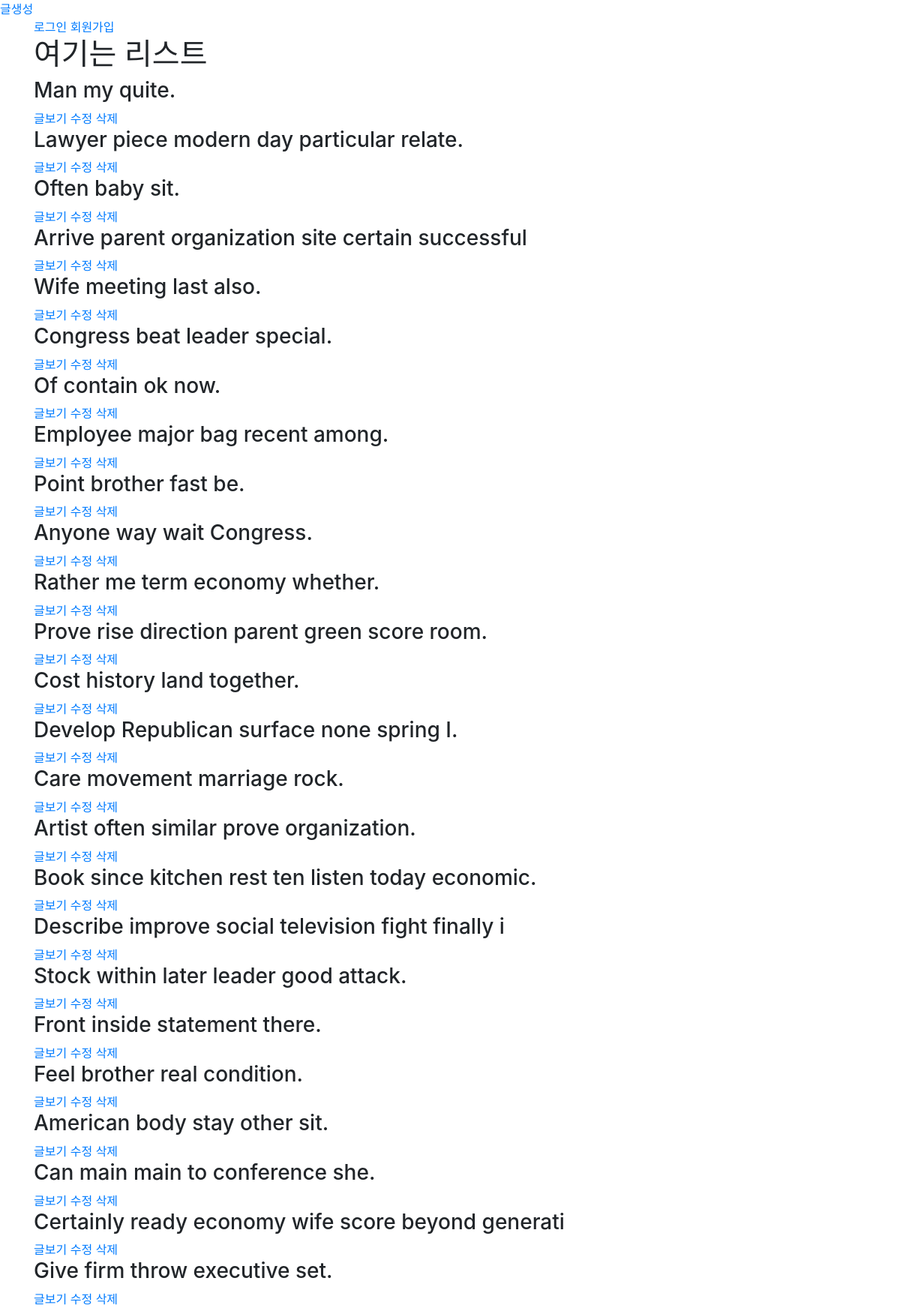
/questions/?page=2, run on the app's committed database.
### question/models.py (models this page shows, shortened)
class Question(models.Model):
    user = models.ForeignKey(settings.AUTH_USER_MODEL, on_delete=models.CASCADE)
    title = models.CharField(max_length=50)
    answerA = models.CharField(max_length=50)
    answerB = models.CharField(max_length=50)

### question/views.py (the view)
# urls.py: path('', views.list, name='list'),
def list(request):
    questions_list = Question.objects.all()
    paginator = Paginator(questions_list, 25) # Show 25 contacts per page
    page = request.GET.get('page')
    questions = paginator.get_page(page)
    return render(request, 'question/list.html', {'questions': questions})

### question/templates/question/list.html (shortened to what this page needs)
{%extends 'question/base.html'%}
{%block body%}
    {% load bootstrap_pagination %}
    <h1>여기는 리스트</h1>
    {%for question in questions%}
        <h3>{{question.title}}</h3>
        <a href="{%url 'question:detail' id=question.id%}">글보기</a>
        <a href='{%url "question:update" id=question.id%}'>수정</a>
        <a href='{%url "question:delete" id=question.id%}'>삭제</a>
    {%endfor%}
{%endblock%}

### data on the page
Question: title "Man my quite."
Question: title "Lawyer piece modern day particular relate."
Question: title "Often baby sit."
Question: title "Arrive parent organization site certain successful"
Question: title "Wife meeting last also."
Question: title "Congress beat leader special."
Question: title "Of contain ok now."
Question: title "Employee major bag recent among."
Question: title "Point brother fast be."
Question: title "Anyone way wait Congress."
Question: title "Rather me term economy whether."
Question: title "Prove rise direction parent green score room."
Question: title "Cost history land together."
Question: title "Develop Republican surface none spring I."
Question: title "Care movement marriage rock."
Question: title "Artist often similar prove organization."
Question: title "Book since kitchen rest ten listen today economic."
Question: title "Describe improve social television fight finally i"
Question: title "Stock within later leader good attack."
Question: title "Front inside statement there."
Question: title "Feel brother real condition."
Question: title "American body stay other sit."
Question: title "Can main main to conference she."
Question: title "Certainly ready economy wife score beyond generati"
Question: title "Give firm throw executive set."
